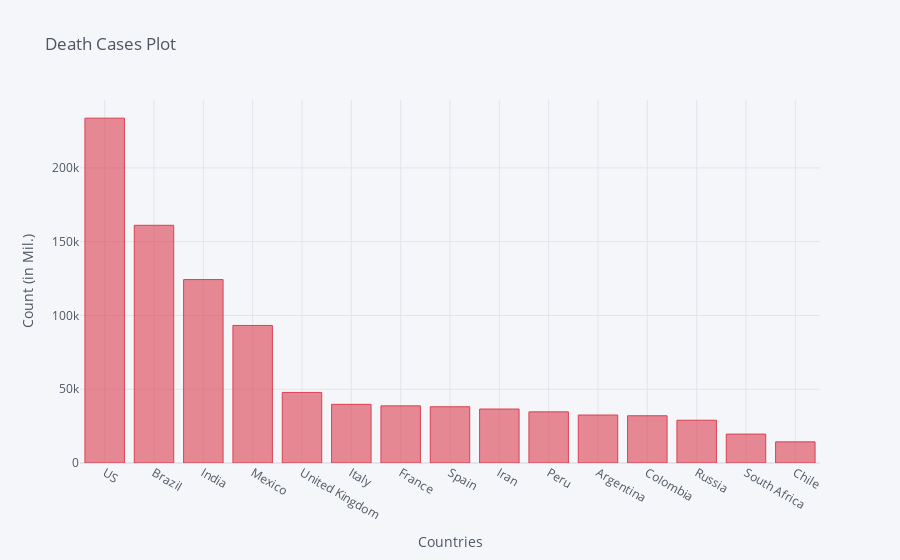

Notebook cell for this chart:
### Code cell
death_df2_plot.iplot(kind='bar', x='Country/Region', y='11/4/20',color='red',
                    title='Death Cases Plot',xTitle='Countries',yTitle='Count (in Mil.)')

### Figure 1 — Plotly figure (JSON) as saved in the notebook; plotly's stock layout.template omitted (floating-point values rounded to 4 significant figures)
{"data": [{"marker": {"color": "rgba(219, 64, 82, 0.6)", "line": {"color": "rgba(219, 64, 82, 1.0)", "width": 1}}, "name": "11/4/20", "orientation": "v", "text": "", "type": "bar", "x": ["US", "Brazil", "India", "Mexico", "United Kingdom", "Italy", "France", "Spain", "Iran", "Peru", "Argentina", "Colombia", "Russia", "South Africa", "Chile"], "y": [233717, 161106, 124315, 93228, 47832, 39764, 38728, 38118, 36579, 34671, 32520, 32013, 28996, 19585, 14340]}], "layout": {"legend": {"bgcolor": "#F5F6F9", "font": {"color": "#4D5663"}}, "paper_bgcolor": "#F5F6F9", "plot_bgcolor": "#F5F6F9", "title": {"font": {"color": "#4D5663"}, "text": "Death Cases Plot"}, "xaxis": {"gridcolor": "#E1E5ED", "showgrid": true, "tickfont": {"color": "#4D5663"}, "title": {"font": {"color": "#4D5663"}, "text": "Countries"}, "zerolinecolor": "#E1E5ED"}, "yaxis": {"gridcolor": "#E1E5ED", "showgrid": true, "tickfont": {"color": "#4D5663"}, "title": {"font": {"color": "#4D5663"}, "text": "Count (in Mil.)"}, "zerolinecolor": "#E1E5ED"}}}
